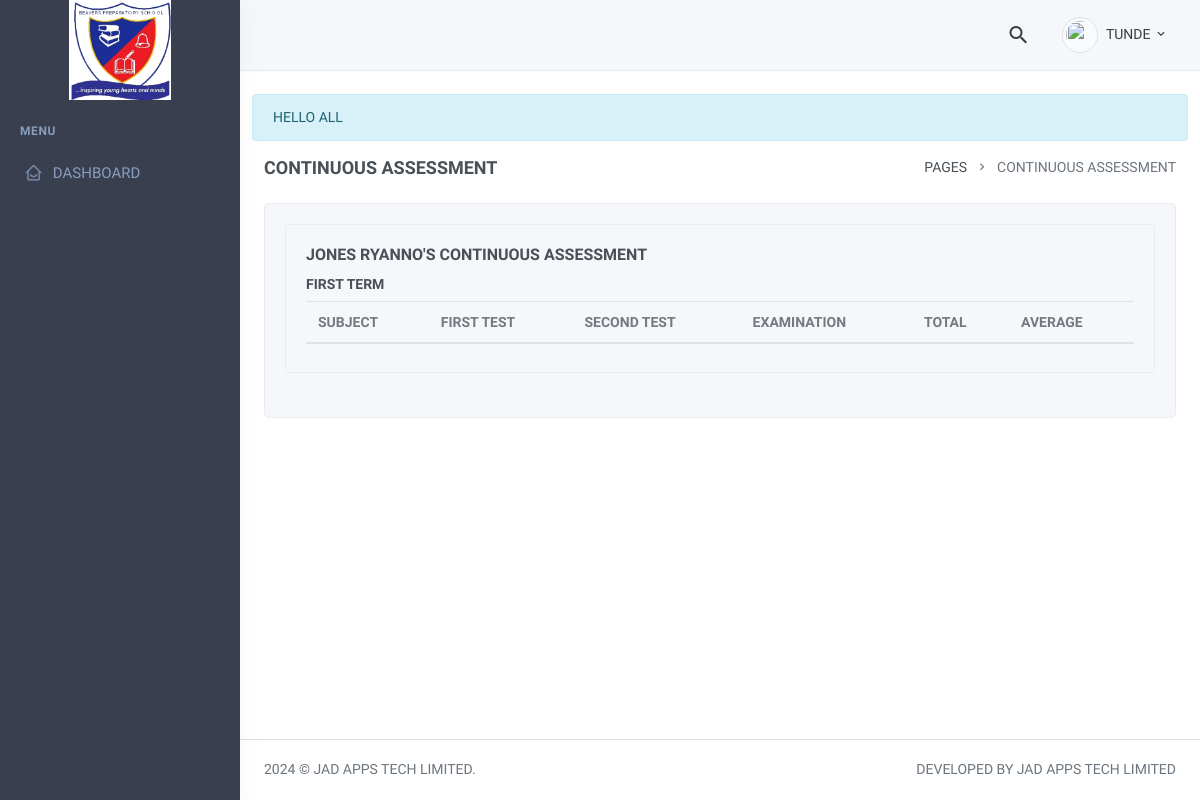
/public/students_result.php?id=5&term=first (signed in), run on the app's committed database.
### tables this page shows
CREATE TABLE `communications` (
  `id` int NOT NULL AUTO_INCREMENT,
  `message` varchar(450) DEFAULT NULL,
  `exp_date` datetime DEFAULT NULL,
  `uploaded_by` varchar(45) DEFAULT NULL,
  `status` int DEFAULT '0',
  PRIMARY KEY (`id`)
);

CREATE TABLE `users` (
  `id` int NOT NULL AUTO_INCREMENT,
  `name` varchar(50) DEFAULT NULL,
  `surname` varchar(125) DEFAULT NULL,
  `email` varchar(50) DEFAULT NULL,
  `password` varchar(150) DEFAULT NULL,
  `usertype` varchar(45) NOT NULL DEFAULT 'student',
  `regnum` varchar(45) DEFAULT NULL,
  `class_arm` int unsigned DEFAULT NULL,
  `students_class` varchar(45) DEFAULT NULL,
  `nationality` varchar(45) DEFAULT NULL,
  `state` varchar(45) DEFAULT NULL,
  `lga` varchar(45) DEFAULT NULL,
  `bloodgroup` varchar(45) DEFAULT NULL,
  `genotype` varchar(45) DEFAULT NULL,
  `parents_fullname` varchar(100) DEFAULT NULL,
  `parents_phone` varchar(45) DEFAULT NULL,
  `parents_number` varchar(45) DEFAULT NULL,
  `occupation` varchar(45) DEFAULT NULL,
  `wphone` varchar(45) DEFAULT NULL,
  `address` varchar(45) DEFAULT NULL,
  `sponsor_fullname` varchar(45) DEFAULT NULL,
  `sponsor_phone` varchar(45) DEFAULT NULL,
  `sponsor_email` varchar(45) DEFAULT NULL,
  `sponsor_occupation` varchar(45) DEFAULT NULL,
  `sponsor_wphone` varchar(45) DEFAULT NULL,
  `sponsor_address` varchar(45) DEFAULT NULL,
  `dob` varchar(45) DEFAULT NULL,
  `parents_email` varchar(125) DEFAULT NULL,
  `gender` varchar(45) DEFAULT NULL,
  `school_fees` int NOT NULL DEFAULT '0',
  `photo` varchar(256) DEFAULT NULL,
  `toteach` varchar(2048) DEFAULT NULL,
  `prev_school` varchar(45) DEFAULT NULL,
  `office_address` varchar(45) DEFAULT NULL,
  `office_phone` varchar(45) DEFAULT NULL,
  `sponsor_office_phone` varchar(45) DEFAULT NULL,
  `sponsor_office_address` varchar(45) DEFAULT NULL,
  `form_teacher` int DEFAULT '0',
  `form_class` varchar(45) DEFAULT NULL,
  `active` varchar(2) DEFAULT '1',
  PRIMARY KEY (`id`),
  UNIQUE KEY `email_UNIQUE` (`email`),
  KEY `class_arm` (`class_arm`),
  CONSTRAINT `users_ibfk_1` FOREIGN KEY (`class_arm`) REFERENCES `class_arms` (`arm_id`)
);

### public/inc_communications.php (called while the page is built)
<?php
     $comm_query = "SELECT * FROM communications LIMIT 1";
     $result = mysqli_query($sqlConnection, $comm_query);
     if($result->num_rows > 0){
         $communication = $result->fetch_all(MYSQLI_ASSOC);
         return $communication[0]['message'];
     }
?>

### public/students_result.php (the view, shortened to what this page needs)
<?php
    include "./inc/header.php";
    include_once "./inc/config.php";
    $term = $_GET['term'];
    $id = $_GET['id'];
    $student_query = "SELECT * FROM `users` WHERE id = $id";
    $student_result = mysqli_query($sqlConnection, $student_query);
    $student = $student_result->fetch_all(MYSQLI_ASSOC);
?>
<body>
    <div id="layout-wrapper">
       <?php include "./inc/navbar.php"; ?>
        <div class="vertical-menu">
            <?php include "./inc/sidebar.php"; ?>
        </div>
        <div class="main-content">
            <div class="page-content">
               <?php include_once "communication_message.php"; ?>
                <div class="container-fluid">
                    <div class="row">
                        <div class="col-12">
                            <div class="page-title-box d-flex align-items-center justify-content-between">
                                <h4 class="mb-0 font-size-18">Continuous Assessment</h4>
                                <div class="page-title-right">
                                    <ol class="breadcrumb m-0">
                                        <li class="breadcrumb-item"><a href="javascript: void(0);">Pages</a></li>
                                        <li class="breadcrumb-item active">Continuous Assessment</li>
                                    </ol>
                                </div>
                            </div>
                        </div>
                    </div>
                    <div class="card">
                        <div class="card-body">
                            <div class="row">
                                <div class='col-xl-12 col-sm-12'>
                                    <div class='card'>
                                        <div class='card-body'>
                                            <h4 class='card-title'><?php echo $student[0]['name']. " ". $student[0]['surname']; ?>'s Continuous Assessment</h4>
                                            <h6><?php echo ucfirst($term); ?> Term<h6>
                                            <div class='table-responsive'>
                                                <table class='table mb-0'>
                                                    <thead>
                                                        <tr>
                                                            <th>Subject</th>
                                                            <th>First Test</th>
                                                            <th>Second Test</th>
                                                            <th>Examination</th>
                                                            <th>Total</th>
                                                            <th>Average</th>
                                                        </tr>
                                                    </thead>
                                                </table>
                                            </div>
                                        </div>
                                    </div>
                                </div>
                            </div>
                        </div>
                    </div>
                </div>
            </div>
          <?php include "./inc/footer.php"; ?>

### public/communication_message.php (shortened to what this page needs)
<?php
    if($comm != 1){
    echo"<div class='alert alert-info alert-dismissible fade show mb-3' role='alert'>
            $comm";
        ?>
    </div>
<?php
    }else{
        echo "<div></div>";
    }
?>

### public/inc/header.php (style rules this page uses)
* { text-transform: uppercase !important; }

### data on the page
communications: message "HELLO ALL"
users: name "JONES", surname "RYANNO"

### other printed values
$username "TUNDE"
$term "FIRST"
